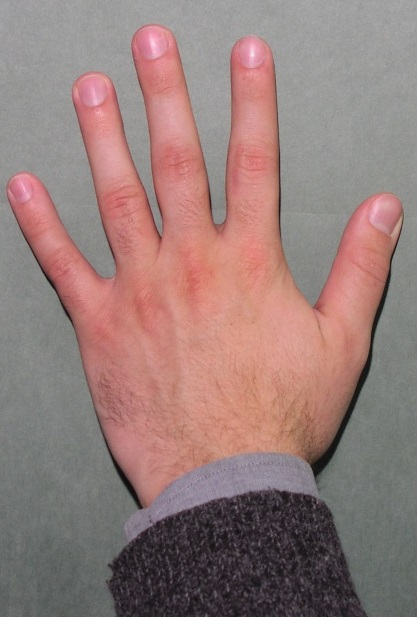
#> input picture images/A1.jpg, 417 x 617 px; its folder holds only this picture in this run
$ python -i hand_func.py   (imports and definitions only)
#> lines starting #> are read from the running program, lines starting #| are printed output that depends on the picture; after the words box and inside, x2 and y2 are one past the last pixel; in counts of white or black regions, pixels touching at a corner belong together
#> further down, picture is the input picture: shape (617, 417, 3); mean B, G, R 121.6, 124.7, 150.1
from cv2 import cv2
import numpy as np
import math
import sys, os


# [14 lines left out: function FB_contours, not called in this run]

def skin_extract(image):

    img_HSV = cv2.cvtColor(image, cv2.COLOR_BGR2HSV)
#> img_HSV: shape (617, 417, 3); mean H, S, V 50.2, 44.5, 151
    #skin color range for hsv color space
    HSV_mask = cv2.inRange(img_HSV, (0, 15, 0), (17,170,255))
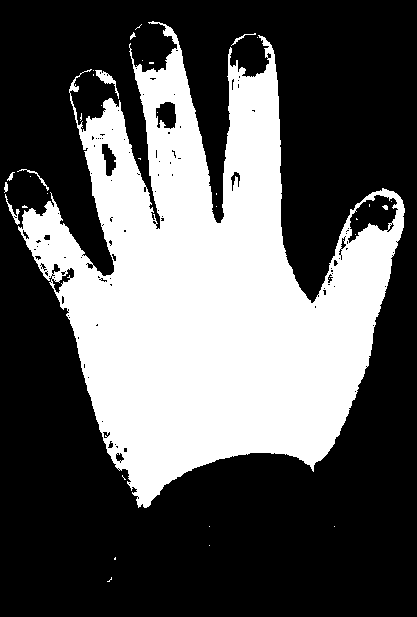
#> HSV_mask: shape (617, 417); 35.6% white; 35 white regions (26 under 20 px), largest, box (x1, y1, x2, y2) and area: (18, 21, 405, 508) 90894, (95, 70, 119, 99) 180, (5, 194, 20, 225) 107
    #cv2.imshow('HSV mask_before',HSV_mask)
    #cv2.imwrite('HSV mask_before.jpg',HSV_mask)
    HSV_mask = cv2.morphologyEx(HSV_mask, cv2.MORPH_OPEN, np.ones((3,3), np.uint8))
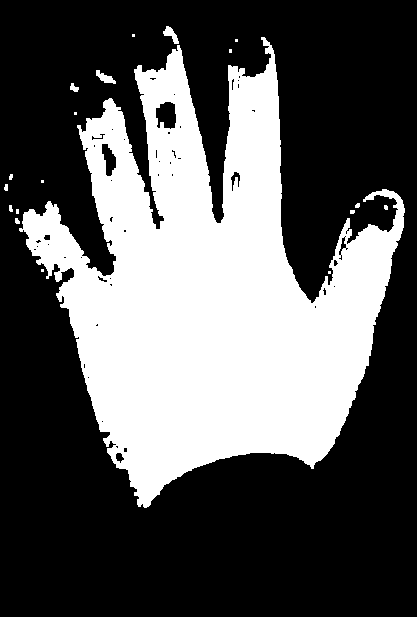
#> HSV_mask: shape (617, 417); 35.1% white; 19 white regions (10 under 20 px), largest, box (x1, y1, x2, y2) and area: (19, 37, 405, 508) 89752, (96, 70, 116, 84) 132, (163, 26, 179, 44) 131
    #cv2.imshow('HSV mask',HSV_mask)
    #cv2.imwrite('HSV mask.jpg',HSV_mask)
    #converting from gbr to YCbCr color space
    img_YCrCb = cv2.cvtColor(image, cv2.COLOR_BGR2YCrCb)
#> img_YCrCb: shape (617, 417, 3); mean of channels 0, 1, 2 132, 140.9, 122.2
    #skin color range for hsv color space
    YCrCb_mask = cv2.inRange(img_YCrCb, (0, 135, 85), (255,180,135))
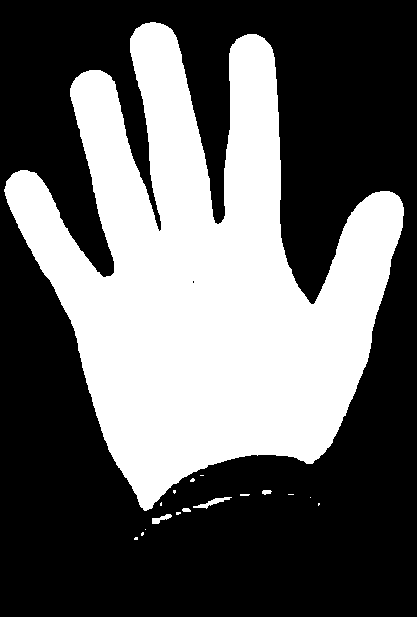
#> YCrCb_mask: shape (617, 417); 38.5% white; 17 white regions (12 under 20 px), largest, box (x1, y1, x2, y2) and area: (4, 22, 404, 511) 98569, (193, 497, 232, 509) 147, (152, 514, 172, 524) 96, (262, 490, 272, 495) 38, (182, 508, 191, 512) 31
    #cv2.imshow('YCrCb_mask_before',YCrCb_mask)
    #cv2.imwrite('YCrCb_mask_before.jpg',YCrCb_mask)
    YCrCb_mask = cv2.morphologyEx(YCrCb_mask, cv2.MORPH_OPEN, np.ones((3,3), np.uint8))
#> YCrCb_mask: shape (617, 417); 38.4% white; 9 white regions (4 under 20 px), largest, box (x1, y1, x2, y2) and area: (4, 22, 404, 511) 98568, (198, 497, 230, 508) 133, (152, 514, 171, 524) 93, (262, 490, 271, 494) 35, (183, 508, 190, 512) 27
    #cv2.imshow('YCrCb_mask',YCrCb_mask)
    #cv2.imwrite('YCrCb_mask.jpg',YCrCb_mask)

    #merge skin detection (YCbCr and hsv)
    global_mask=cv2.bitwise_and(YCrCb_mask,HSV_mask)
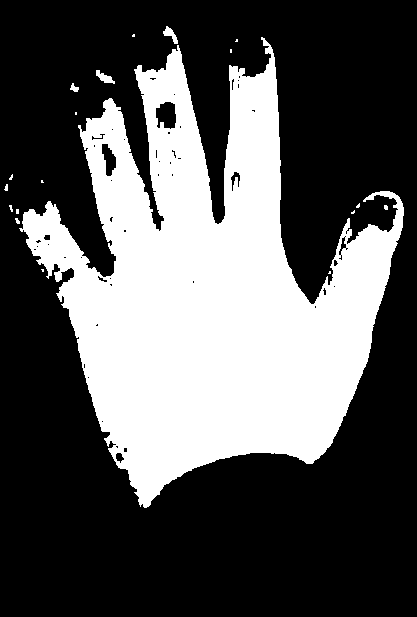
#> global_mask: shape (617, 417); 34.4% white; 19 white regions (13 under 20 px), largest, box (x1, y1, x2, y2) and area: (19, 37, 404, 508) 88126, (96, 70, 115, 84) 124, (163, 26, 178, 44) 116, (70, 83, 79, 92) 46, (4, 184, 8, 191) 20, (15, 218, 20, 224) 20
    #cv2.imshow('global_mask_before',YCrCb_mask)
    cv2.imwrite('global_mask_befores.jpg',YCrCb_mask)
    global_mask=cv2.medianBlur(global_mask,3)
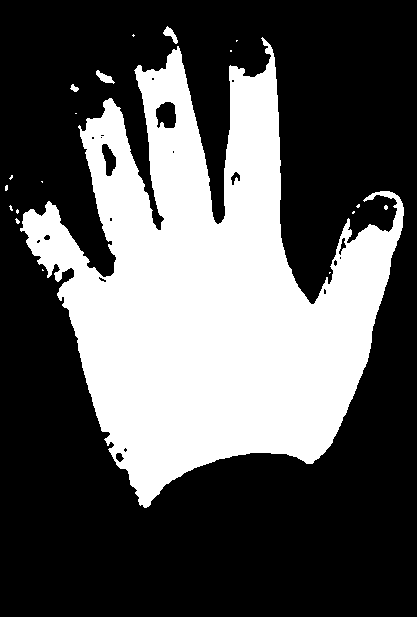
#> global_mask: shape (617, 417); 34.5% white; 19 white regions (15 under 20 px), largest, box (x1, y1, x2, y2) and area: (20, 37, 404, 508) 88294, (96, 70, 115, 84) 120, (163, 26, 178, 44) 113, (70, 84, 79, 92) 41
    global_mask = cv2.morphologyEx(global_mask, cv2.MORPH_OPEN, np.ones((4,4), np.uint8))
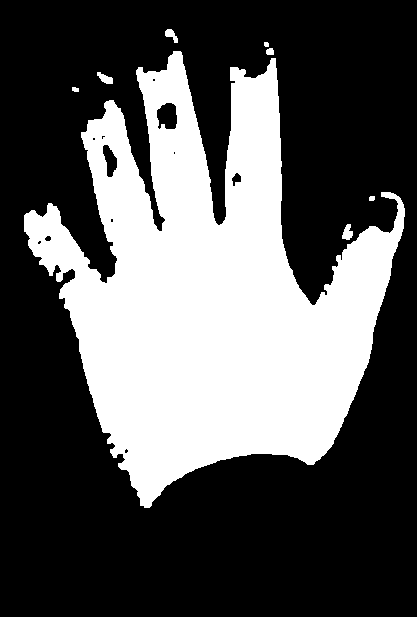
#> global_mask: shape (617, 417); 34.2% white; 8 white regions, largest, box (x1, y1, x2, y2) and area: (24, 51, 405, 508) 87663, (342, 224, 353, 240) 118, (97, 72, 113, 84) 110
    #cv2.imshow('global_mask',YCrCb_mask)
    cv2.imwrite('global_mask.jpg',YCrCb_mask)

    return YCrCb_mask

# [134 lines left out: functions wrist_cut, contour_points, calculateAngle, calculateRatios, heron, getDistance and 1 more, not called in this run]

>>> import cv2
>>> picture = cv2.imread('images/A1.jpg')
>>> result = skin_extract(picture)

$ run again, on images/A2.jpg
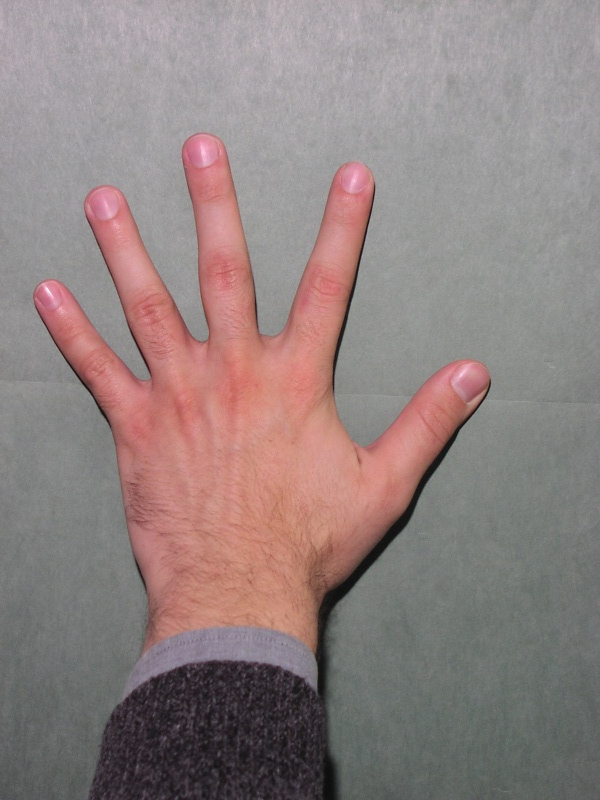
#> input picture images/A2.jpg, 600 x 800 px
#> picture is the input picture: shape (800, 600, 3); mean B, G, R 128.2, 129.6, 144.4
#> img_HSV: shape (800, 600, 3); mean H, S, V 74.7, 29.4, 145.8
#> in skin_extract, `HSV_mask = cv2.inRange(img_HSV, (0, 15, 0), (17,170,255))`:
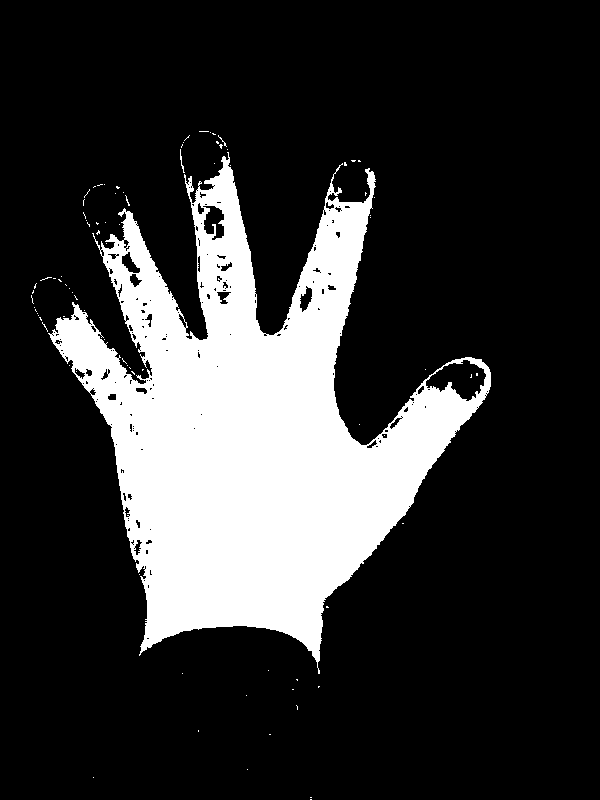
#> HSV_mask: shape (800, 600); 20.5% white; 87 white regions (85 under 20 px), largest, box (x1, y1, x2, y2) and area: (48, 152, 491, 674) 98184, (180, 149, 185, 173) 33
#> img_YCrCb: shape (800, 600, 3); mean of channels 0, 1, 2 133.9, 135.5, 124.8
#> in skin_extract, `global_mask = cv2.morphologyEx(global_mask, cv2.MORPH_OPEN, np.ones((4..`:
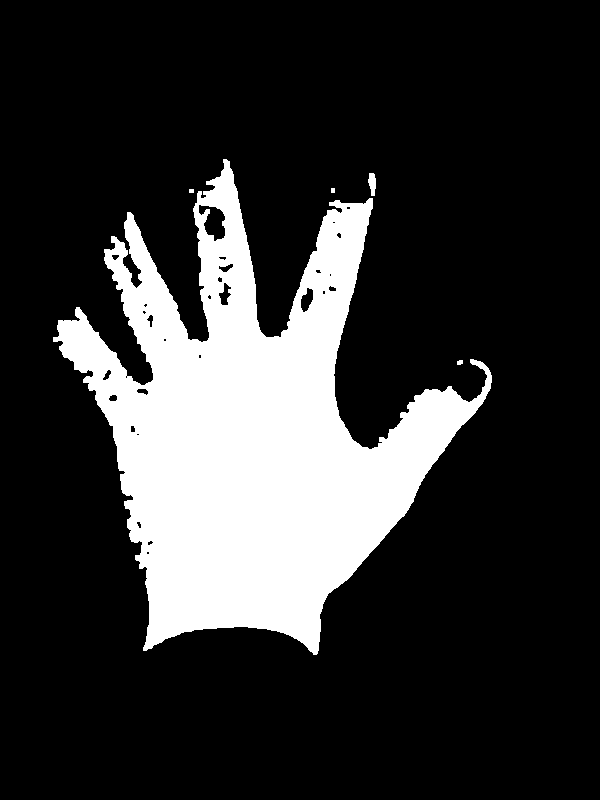
#> global_mask: shape (800, 600); 19.9% white; 5 white regions, box (x1, y1, x2, y2) and area: (53, 159, 492, 655) 95135, (368, 173, 376, 196) 135, (457, 360, 463, 365) 26, (189, 189, 194, 193) 20, (331, 188, 335, 193) 20

$ run again, on images/A4.jpg
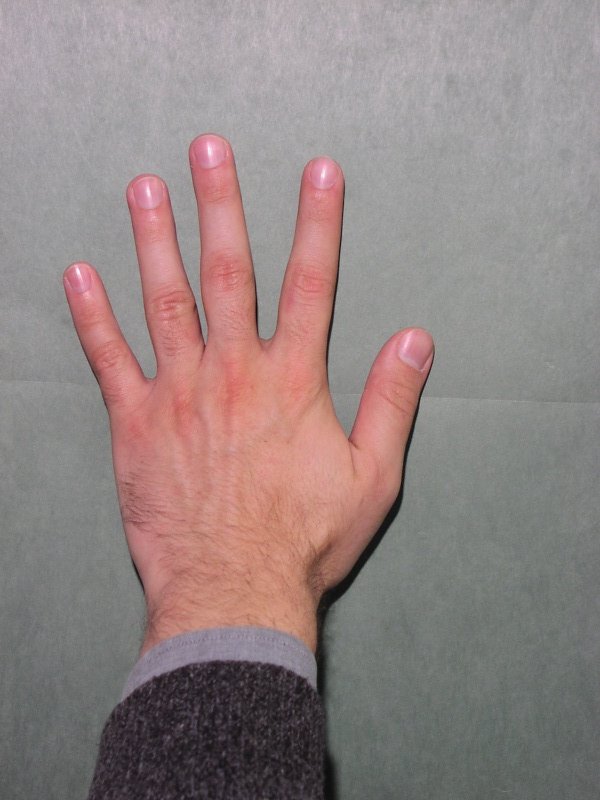
#> input picture images/A4.jpg, 600 x 800 px
#> picture is the input picture: shape (800, 600, 3); mean B, G, R 130.7, 131.9, 146.6
#> img_HSV: shape (800, 600, 3); mean H, S, V 76, 29, 148.1
#> in skin_extract, `HSV_mask = cv2.inRange(img_HSV, (0, 15, 0), (17,170,255))`:
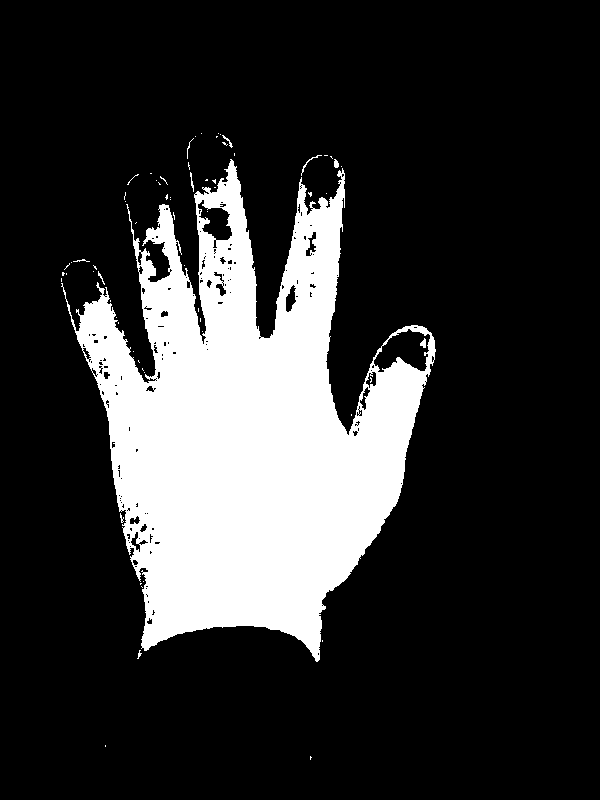
#> HSV_mask: shape (800, 600); 19.9% white; 66 white regions (57 under 20 px), largest, box (x1, y1, x2, y2) and area: (61, 159, 436, 662) 94925, (301, 155, 322, 176) 45, (420, 338, 426, 348) 39
#> img_YCrCb: shape (800, 600, 3); mean of channels 0, 1, 2 136.1, 135.5, 124.9
#> in skin_extract, `global_mask = cv2.morphologyEx(global_mask, cv2.MORPH_OPEN, np.ones((4..`:
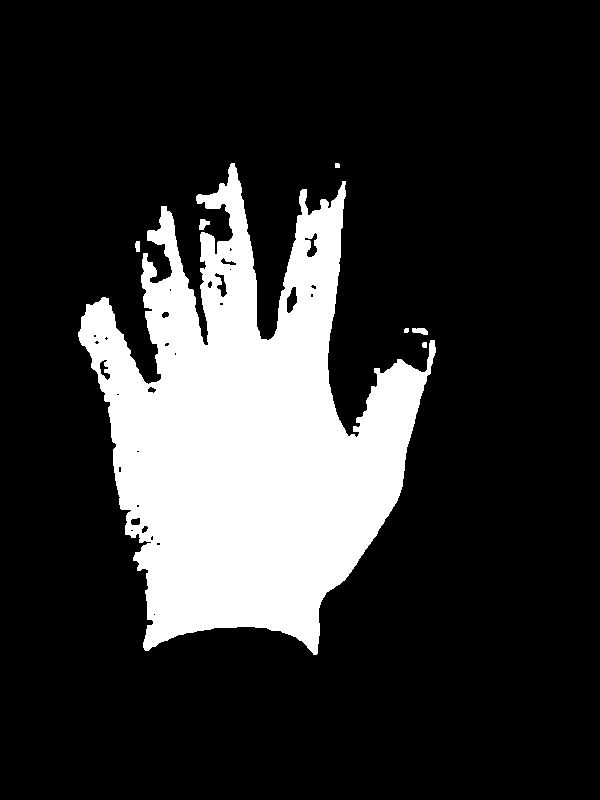
#> global_mask: shape (800, 600); 19.2% white; 7 white regions, largest, box (x1, y1, x2, y2) and area: (78, 163, 436, 655) 91826, (412, 328, 428, 335) 84, (199, 219, 210, 230) 80
